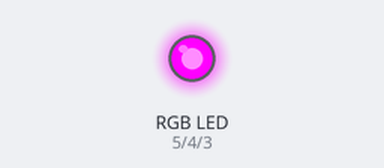
Simulated run of this sketch. Board: Arduino Uno, built with avr-gcc and run on an emulated ATmega328P. Parts: an RGB LED mixed from three pins (HIGH = lit).

Above: at 0.05 s.
At 2.55 s:
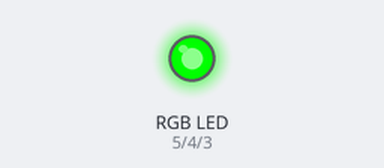
At 5.05 s:
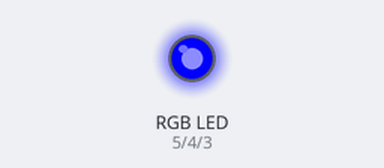
At 7.55 s:
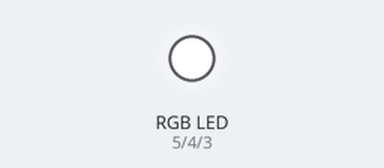
At 8.8 s:
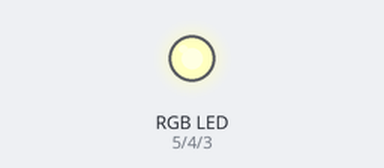
At 10.1 s:
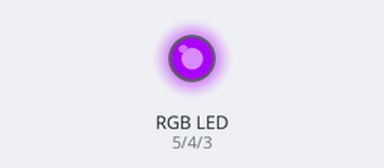
Timing chart, 0 to 13.1 s (numbered marks = the images above):
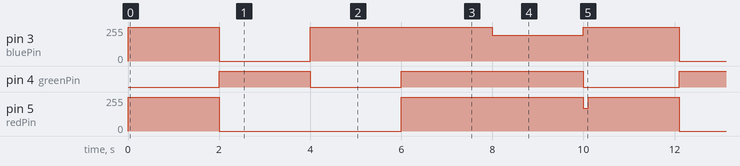

Measured:
- by itself, pin 3 (bluePin): repeats every 10.1 s: 0/255 2.0 s, 255/255 4.0 s, 192/255 2.0 s, 255/255 2.1 s
- by itself, pin 4 (greenPin): repeats every 10.1 s: LOW 2.0 s, HIGH 4.0 s, LOW 2.1 s, HIGH 2.0 s
- by itself, pin 5 (redPin): repeats every 10.1 s: 0/255 4.0 s, 255/255 4.0 s, 170/255 0.10 s, 255/255 2.0 s

The sketch:

Arduino_RGB.ino
```cpp
int redPin= 5;
int greenPin = 4;
int bluePin = 3;

void setup() {
  pinMode(redPin, OUTPUT);
  pinMode(greenPin, OUTPUT);
  pinMode(bluePin, OUTPUT);
}

void loop() {
  setColor(255, 0, 255); // Red Color
  delay(2000);
  setColor(0, 255, 0); // Green Color
  delay(2000);
  setColor(0, 0, 255); // Blue Color
  delay(2000);
  setColor(255, 255, 255); // White Color
  delay(2000);

  setColor(255, 255, 192); // White Color
  delay(2000);
  setColor(170, 0, 255); // Purple Color
  delay(100);
}

void setColor(int redValue, int greenValue, int blueValue) {
  analogWrite(redPin, redValue);
  analogWrite(greenPin, greenValue);
  analogWrite(bluePin, blueValue);
}
```
